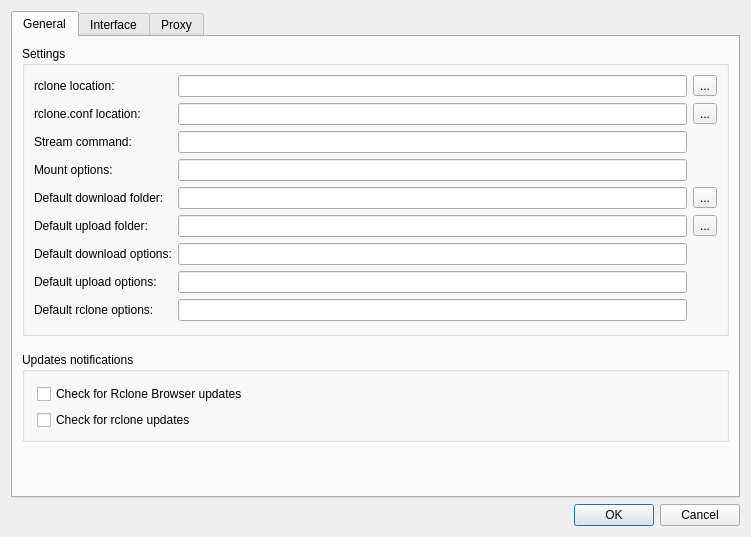
<?xml version="1.0" encoding="UTF-8"?>
<ui version="4.0">
 <class>PreferencesDialog</class>
 <widget class="QDialog" name="PreferencesDialog">
  <property name="geometry">
   <rect>
    <x>0</x>
    <y>0</y>
    <width>751</width>
    <height>537</height>
   </rect>
  </property>
  <property name="sizePolicy">
   <sizepolicy hsizetype="Preferred" vsizetype="MinimumExpanding">
    <horstretch>0</horstretch>
    <verstretch>0</verstretch>
   </sizepolicy>
  </property>
  <property name="windowTitle">
   <string>Preferences</string>
  </property>
  <layout class="QVBoxLayout" name="verticalLayout">
   <item>
    <widget class="QTabWidget" name="tabWidget">
     <property name="sizePolicy">
      <sizepolicy hsizetype="Expanding" vsizetype="MinimumExpanding">
       <horstretch>0</horstretch>
       <verstretch>0</verstretch>
      </sizepolicy>
     </property>
     <property name="currentIndex">
      <number>0</number>
     </property>
     <widget class="QWidget" name="tab_4">
      <attribute name="title">
       <string>General</string>
      </attribute>
      <layout class="QVBoxLayout" name="verticalLayout_5">
       <item>
        <widget class="QGroupBox" name="groupBox_2">
         <property name="title">
          <string>Settings</string>
         </property>
         <property name="flat">
          <bool>false</bool>
         </property>
         <property name="checkable">
          <bool>false</bool>
         </property>
         <layout class="QGridLayout" name="gridLayout_3">
          <property name="bottomMargin">
           <number>12</number>
          </property>
          <property name="horizontalSpacing">
           <number>-1</number>
          </property>
          <item row="0" column="2">
           <widget class="QToolButton" name="rcloneBrowse">
            <property name="text">
             <string>...</string>
            </property>
           </widget>
          </item>
          <item row="4" column="0">
           <widget class="QLabel" name="label">
            <property name="text">
             <string>rclone.conf location:</string>
            </property>
            <property name="buddy">
             <cstring>rcloneConf</cstring>
            </property>
           </widget>
          </item>
          <item row="14" column="0">
           <widget class="QLabel" name="label_12">
            <property name="text">
             <string>Default rclone options:</string>
            </property>
            <property name="buddy">
             <cstring>defaultRcloneOptions</cstring>
            </property>
           </widget>
          </item>
          <item row="11" column="2">
           <widget class="QToolButton" name="defaultUploadDirBrowse">
            <property name="text">
             <string>...</string>
            </property>
           </widget>
          </item>
          <item row="0" column="1">
           <widget class="QLineEdit" name="rclone">
            <property name="toolTip">
             <string>&lt;html&gt;&lt;head/&gt;&lt;body&gt;&lt;p&gt;rclone executable file location&lt;/p&gt;&lt;/body&gt;&lt;/html&gt;</string>
            </property>
           </widget>
          </item>
          <item row="7" column="0">
           <widget class="QLabel" name="mountLabel">
            <property name="text">
             <string>Mount options:</string>
            </property>
            <property name="buddy">
             <cstring>mount</cstring>
            </property>
           </widget>
          </item>
          <item row="12" column="1">
           <widget class="QLineEdit" name="defaultDownloadOptions">
            <property name="toolTip">
             <string>&lt;html&gt;&lt;head/&gt;&lt;body&gt;&lt;p&gt;extra rclone options used for downloads&lt;/p&gt;&lt;/body&gt;&lt;/html&gt;</string>
            </property>
           </widget>
          </item>
          <item row="9" column="1">
           <widget class="QLineEdit" name="defaultDownloadDir">
            <property name="toolTip">
             <string>&lt;html&gt;&lt;head/&gt;&lt;body&gt;&lt;p&gt;default download folder used for transfers&lt;/p&gt;&lt;/body&gt;&lt;/html&gt;</string>
            </property>
           </widget>
          </item>
          <item row="0" column="0">
           <widget class="QLabel" name="label_1">
            <property name="text">
             <string>rclone location:</string>
            </property>
            <property name="buddy">
             <cstring>rclone</cstring>
            </property>
           </widget>
          </item>
          <item row="4" column="2">
           <widget class="QToolButton" name="rcloneConfBrowse">
            <property name="text">
             <string>...</string>
            </property>
           </widget>
          </item>
          <item row="4" column="1">
           <widget class="QLineEdit" name="rcloneConf">
            <property name="toolTip">
             <string>&lt;html&gt;&lt;head/&gt;&lt;body&gt;&lt;p&gt;rclone configuration file locaction. if empty default location defined by rclone is used&lt;/p&gt;&lt;/body&gt;&lt;/html&gt;</string>
            </property>
           </widget>
          </item>
          <item row="13" column="0">
           <widget class="QLabel" name="label_11">
            <property name="text">
             <string>Default upload options:</string>
            </property>
            <property name="buddy">
             <cstring>defaultUploadOptions</cstring>
            </property>
           </widget>
          </item>
          <item row="6" column="0">
           <widget class="QLabel" name="label_2">
            <property name="text">
             <string>Stream command:</string>
            </property>
            <property name="buddy">
             <cstring>stream</cstring>
            </property>
           </widget>
          </item>
          <item row="7" column="1">
           <widget class="QLineEdit" name="mount">
            <property name="toolTip">
             <string>&lt;html&gt;&lt;head/&gt;&lt;body&gt;&lt;p&gt;options used by rclone for remotes mounting&lt;/p&gt;&lt;/body&gt;&lt;/html&gt;</string>
            </property>
           </widget>
          </item>
          <item row="13" column="1">
           <widget class="QLineEdit" name="defaultUploadOptions">
            <property name="toolTip">
             <string>&lt;html&gt;&lt;head/&gt;&lt;body&gt;&lt;p&gt;extra rclone options used for uploads&lt;/p&gt;&lt;/body&gt;&lt;/html&gt;</string>
            </property>
           </widget>
          </item>
          <item row="11" column="1">
           <widget class="QLineEdit" name="defaultUploadDir">
            <property name="toolTip">
             <string>&lt;html&gt;&lt;head/&gt;&lt;body&gt;&lt;p&gt;default upload folder used for transfers&lt;/p&gt;&lt;/body&gt;&lt;/html&gt;</string>
            </property>
           </widget>
          </item>
          <item row="9" column="0">
           <widget class="QLabel" name="label_d">
            <property name="text">
             <string>Default download folder:</string>
            </property>
            <property name="buddy">
             <cstring>defaultDownloadDir</cstring>
            </property>
           </widget>
          </item>
          <item row="12" column="0">
           <widget class="QLabel" name="label_10">
            <property name="text">
             <string>Default download options:</string>
            </property>
            <property name="buddy">
             <cstring>defaultDownloadOptions</cstring>
            </property>
           </widget>
          </item>
          <item row="9" column="2">
           <widget class="QToolButton" name="defaultDownloadDirBrowse">
            <property name="text">
             <string>...</string>
            </property>
           </widget>
          </item>
          <item row="14" column="1">
           <widget class="QLineEdit" name="defaultRcloneOptions">
            <property name="toolTip">
             <string>&lt;html&gt;&lt;head/&gt;&lt;body&gt;&lt;p&gt;extra rclone options used for all operations&lt;/p&gt;&lt;/body&gt;&lt;/html&gt;</string>
            </property>
           </widget>
          </item>
          <item row="11" column="0">
           <widget class="QLabel" name="label_u">
            <property name="text">
             <string>Default upload folder:</string>
            </property>
            <property name="buddy">
             <cstring>defaultUploadDir</cstring>
            </property>
           </widget>
          </item>
          <item row="6" column="1">
           <widget class="QLineEdit" name="stream">
            <property name="toolTip">
             <string>&lt;html&gt;&lt;head/&gt;&lt;body&gt;&lt;p&gt;location of audio/video player used for streaming, $file_name variable can be used to substitute streamed filename e.g.:&lt;/p&gt;&lt;p&gt;vlc.app --meta-title &amp;quot;$file_name&amp;quot; -&lt;br/&gt;mpv.exe&amp;quot; - --title=&amp;quot;$file_name&amp;quot;&lt;/p&gt;&lt;/body&gt;&lt;/html&gt;</string>
            </property>
           </widget>
          </item>
         </layout>
         <zorder>label_u</zorder>
         <zorder>label_d</zorder>
         <zorder>label_11</zorder>
         <zorder>label_12</zorder>
         <zorder>label_2</zorder>
         <zorder>mountLabel</zorder>
         <zorder>label_10</zorder>
         <zorder>label</zorder>
         <zorder>label_1</zorder>
         <zorder>defaultUploadOptions</zorder>
         <zorder>defaultRcloneOptions</zorder>
         <zorder>defaultDownloadOptions</zorder>
         <zorder>defaultUploadDir</zorder>
         <zorder>defaultDownloadDirBrowse</zorder>
         <zorder>defaultUploadDirBrowse</zorder>
         <zorder>mount</zorder>
         <zorder>stream</zorder>
         <zorder>rcloneConf</zorder>
         <zorder>rclone</zorder>
         <zorder>rcloneBrowse</zorder>
         <zorder>rcloneConfBrowse</zorder>
         <zorder>defaultDownloadDir</zorder>
        </widget>
       </item>
       <item>
        <spacer name="verticalSpacer1">
         <property name="orientation">
          <enum>Qt::Vertical</enum>
         </property>
         <property name="sizeType">
          <enum>QSizePolicy::Fixed</enum>
         </property>
         <property name="sizeHint" stdset="0">
          <size>
           <width>0</width>
           <height>10</height>
          </size>
         </property>
        </spacer>
       </item>
       <item>
        <widget class="QGroupBox" name="groupBox_4">
         <property name="sizePolicy">
          <sizepolicy hsizetype="Preferred" vsizetype="Fixed">
           <horstretch>0</horstretch>
           <verstretch>0</verstretch>
          </sizepolicy>
         </property>
         <property name="title">
          <string>Updates notifications</string>
         </property>
         <property name="flat">
          <bool>false</bool>
         </property>
         <layout class="QVBoxLayout" name="verticalLayout_4">
          <property name="leftMargin">
           <number>12</number>
          </property>
          <property name="topMargin">
           <number>12</number>
          </property>
          <item>
           <widget class="QCheckBox" name="checkRcloneBrowserUpdates">
            <property name="toolTip">
             <string>&lt;html&gt;&lt;head/&gt;&lt;body&gt;&lt;p&gt;check daily for Rclone Browser availability&lt;/p&gt;&lt;/body&gt;&lt;/html&gt;</string>
            </property>
            <property name="text">
             <string>Check for Rclone Browser updates</string>
            </property>
           </widget>
          </item>
          <item>
           <widget class="QCheckBox" name="checkRcloneUpdates">
            <property name="toolTip">
             <string>&lt;html&gt;&lt;head/&gt;&lt;body&gt;&lt;p&gt;check daily for rclone availability&lt;/p&gt;&lt;/body&gt;&lt;/html&gt;</string>
            </property>
            <property name="text">
             <string>Check for rclone updates</string>
            </property>
           </widget>
          </item>
         </layout>
        </widget>
       </item>
       <item>
        <spacer name="verticalSpacer_General">
         <property name="orientation">
          <enum>Qt::Vertical</enum>
         </property>
         <property name="sizeHint" stdset="0">
          <size>
           <width>20</width>
           <height>0</height>
          </size>
         </property>
        </spacer>
       </item>
      </layout>
     </widget>
     <widget class="QWidget" name="tab_2">
      <attribute name="title">
       <string>Interface</string>
      </attribute>
      <layout class="QVBoxLayout" name="verticalLayout_2">
       <item>
        <widget class="QGroupBox" name="groupBox_3">
         <property name="title">
          <string>System Tray</string>
         </property>
         <layout class="QGridLayout" name="gridLayout_4">
          <item row="0" column="0">
           <widget class="QCheckBox" name="alwaysShowInTray">
            <property name="text">
             <string>Always show in system tray</string>
            </property>
           </widget>
          </item>
          <item row="1" column="0">
           <widget class="QCheckBox" name="closeToTray">
            <property name="text">
             <string>Close to system tray</string>
            </property>
           </widget>
          </item>
          <item row="2" column="0">
           <widget class="QCheckBox" name="notifyFinishedTransfers">
            <property name="text">
             <string>Notify about finished transfers</string>
            </property>
           </widget>
          </item>
         </layout>
        </widget>
       </item>
       <item>
        <spacer name="verticalSpacer2">
         <property name="orientation">
          <enum>Qt::Vertical</enum>
         </property>
         <property name="sizeType">
          <enum>QSizePolicy::Fixed</enum>
         </property>
         <property name="sizeHint" stdset="0">
          <size>
           <width>0</width>
           <height>10</height>
          </size>
         </property>
        </spacer>
       </item>
       <item>
        <widget class="QGroupBox" name="groupBox">
         <property name="title">
          <string>User Interface</string>
         </property>
         <layout class="QGridLayout" name="gridLayout">
          <item row="1" column="0" colspan="2">
           <widget class="QCheckBox" name="showFileIcons">
            <property name="sizePolicy">
             <sizepolicy hsizetype="Fixed" vsizetype="Fixed">
              <horstretch>0</horstretch>
              <verstretch>0</verstretch>
             </sizepolicy>
            </property>
            <property name="text">
             <string>Show file icons</string>
            </property>
           </widget>
          </item>
          <item row="3" column="0" colspan="2">
           <widget class="QCheckBox" name="rowColors">
            <property name="text">
             <string>Alternating row colours</string>
            </property>
           </widget>
          </item>
          <item row="4" column="0">
           <widget class="QCheckBox" name="showHidden">
            <property name="text">
             <string>Show hidden files and folders</string>
            </property>
           </widget>
          </item>
          <item row="5" column="0" colspan="3">
           <widget class="QLabel" name="info">
            <property name="text">
             <string>Changing above options will require reopening remote tabs.</string>
            </property>
           </widget>
          </item>
          <item row="7" column="0" colspan="3">
           <widget class="QLabel" name="darkMode_info">
            <property name="text">
             <string>Changing this option will require restarting the app.</string>
            </property>
           </widget>
          </item>
          <item row="0" column="0" colspan="2">
           <widget class="QCheckBox" name="showFolderIcons">
            <property name="sizePolicy">
             <sizepolicy hsizetype="Fixed" vsizetype="Fixed">
              <horstretch>0</horstretch>
              <verstretch>0</verstretch>
             </sizepolicy>
            </property>
            <property name="text">
             <string>Show folder icons</string>
            </property>
           </widget>
          </item>
          <item row="6" column="0">
           <widget class="QCheckBox" name="darkMode">
            <property name="text">
             <string>Enable dark mode</string>
            </property>
           </widget>
          </item>
          <item row="8" column="0">
           <widget class="QCheckBox" name="iconOnly2">
            <property name="text">
             <string>Enable IconOnlyV2</string>
            </property>
           </widget>
          </item>
         </layout>
        </widget>
       </item>
       <item>
        <spacer name="verticalSpacer3">
         <property name="orientation">
          <enum>Qt::Vertical</enum>
         </property>
         <property name="sizeType">
          <enum>QSizePolicy::Fixed</enum>
         </property>
         <property name="sizeHint" stdset="0">
          <size>
           <width>0</width>
           <height>10</height>
          </size>
         </property>
        </spacer>
       </item>
       <item>
        <widget class="QGroupBox" name="groupBox_5">
         <property name="enabled">
          <bool>true</bool>
         </property>
         <property name="sizePolicy">
          <sizepolicy hsizetype="Preferred" vsizetype="Fixed">
           <horstretch>0</horstretch>
           <verstretch>0</verstretch>
          </sizepolicy>
         </property>
         <property name="title">
          <string>Remotes icons size</string>
         </property>
         <layout class="QHBoxLayout" name="horizontalLayout">
          <item>
           <widget class="QCheckBox" name="cb_small">
            <property name="text">
             <string>Small</string>
            </property>
            <property name="autoExclusive">
             <bool>true</bool>
            </property>
            <property name="tristate">
             <bool>false</bool>
            </property>
           </widget>
          </item>
          <item>
           <widget class="QCheckBox" name="cb_medium">
            <property name="text">
             <string>Medium</string>
            </property>
            <property name="checked">
             <bool>true</bool>
            </property>
            <property name="autoExclusive">
             <bool>true</bool>
            </property>
           </widget>
          </item>
          <item>
           <widget class="QCheckBox" name="cb_large">
            <property name="text">
             <string>Large</string>
            </property>
            <property name="autoExclusive">
             <bool>true</bool>
            </property>
           </widget>
          </item>
          <item>
           <widget class="QCheckBox" name="cb_sm">
            <property name="text">
             <string>M</string>
            </property>
            <property name="autoExclusive">
             <bool>true</bool>
            </property>
           </widget>
          </item>
          <item>
           <widget class="QCheckBox" name="cb_sl">
            <property name="text">
             <string>L</string>
            </property>
            <property name="autoExclusive">
             <bool>true</bool>
            </property>
           </widget>
          </item>
          <item>
           <widget class="QCheckBox" name="cb_sxl">
            <property name="text">
             <string>XL</string>
            </property>
            <property name="autoExclusive">
             <bool>true</bool>
            </property>
           </widget>
          </item>
		  <item>
           <widget class="QCheckBox" name="cb_sxxl">
            <property name="text">
             <string>XXL</string>
            </property>
            <property name="autoExclusive">
             <bool>true</bool>
            </property>
           </widget>
          </item>
          <item>
           <widget class="QCheckBox" name="cb_sxxxl">
            <property name="text">
             <string>XXXL</string>
            </property>
            <property name="autoExclusive">
             <bool>true</bool>
            </property>
           </widget>
          </item>
          <item>
           <spacer name="horizontalSpacer">
            <property name="orientation">
             <enum>Qt::Horizontal</enum>
            </property>
            <property name="sizeHint" stdset="0">
             <size>
              <width>40</width>
              <height>20</height>
             </size>
            </property>
           </spacer>
          </item>
         </layout>
        </widget>
       </item>
       <item>
        <spacer name="verticalSpacer_Interface">
         <property name="orientation">
          <enum>Qt::Vertical</enum>
         </property>
         <property name="sizeHint" stdset="0">
          <size>
           <width>20</width>
           <height>0</height>
          </size>
         </property>
        </spacer>
       </item>
      </layout>
     </widget>
     <widget class="QWidget" name="tab">
      <attribute name="title">
       <string>Proxy</string>
      </attribute>
      <layout class="QVBoxLayout" name="verticalLayout_3">
       <item>
        <widget class="QGroupBox" name="groupBox_6">
         <property name="title">
          <string>Connection settings</string>
         </property>
         <layout class="QGridLayout" name="gridLayout_2">
          <item row="2" column="0">
           <widget class="QCheckBox" name="useProxy">
            <property name="toolTip">
             <string>&lt;html&gt;&lt;head/&gt;&lt;body&gt;&lt;p&gt;rclone will use proxy defined below to access Internet&lt;/p&gt;&lt;/body&gt;&lt;/html&gt;</string>
            </property>
            <property name="text">
             <string>Use manual proxy configuration</string>
            </property>
            <property name="autoExclusive">
             <bool>true</bool>
            </property>
           </widget>
          </item>
          <item row="0" column="0" colspan="2">
           <widget class="QCheckBox" name="useSystemSettings">
            <property name="sizePolicy">
             <sizepolicy hsizetype="Fixed" vsizetype="Fixed">
              <horstretch>0</horstretch>
              <verstretch>0</verstretch>
             </sizepolicy>
            </property>
            <property name="toolTip">
             <string>&lt;html&gt;&lt;head/&gt;&lt;body&gt;&lt;p&gt;rclone will use OS defined internet access&lt;/p&gt;&lt;/body&gt;&lt;/html&gt;</string>
            </property>
            <property name="text">
             <string>Use system settings</string>
            </property>
            <property name="checked">
             <bool>true</bool>
            </property>
            <property name="autoExclusive">
             <bool>true</bool>
            </property>
           </widget>
          </item>
         </layout>
        </widget>
       </item>
       <item>
        <spacer name="verticalSpacer4">
         <property name="orientation">
          <enum>Qt::Vertical</enum>
         </property>
         <property name="sizeType">
          <enum>QSizePolicy::Fixed</enum>
         </property>
         <property name="sizeHint" stdset="0">
          <size>
           <width>0</width>
           <height>10</height>
          </size>
         </property>
        </spacer>
       </item>
       <item>
        <widget class="QGroupBox" name="groupBox_8">
         <property name="title">
          <string>Manual proxy configuration</string>
         </property>
         <layout class="QGridLayout" name="gridLayout_5">
          <item row="2" column="1">
           <widget class="QLineEdit" name="no_proxy">
            <property name="toolTip">
             <string>e.g. localhost,127.0.0.0/8,cs.aliyuncs.com</string>
            </property>
           </widget>
          </item>
          <item row="0" column="1">
           <widget class="QLineEdit" name="http_proxy">
            <property name="toolTip">
             <string>e.g. http://127.0.0.1:1087</string>
            </property>
           </widget>
          </item>
          <item row="0" column="0">
           <widget class="QLabel" name="label_3">
            <property name="text">
             <string>http_proxy:</string>
            </property>
            <property name="buddy">
             <cstring>http_proxy</cstring>
            </property>
           </widget>
          </item>
          <item row="3" column="1">
           <widget class="QLabel" name="info_2">
            <property name="text">
             <string>&lt;html&gt;&lt;head/&gt;&lt;body&gt;&lt;p&gt;&lt;br/&gt;&lt;/p&gt;&lt;/body&gt;&lt;/html&gt;</string>
            </property>
           </widget>
          </item>
          <item row="2" column="0">
           <widget class="QLabel" name="label_5">
            <property name="text">
             <string>no_proxy:</string>
            </property>
            <property name="buddy">
             <cstring>no_proxy</cstring>
            </property>
           </widget>
          </item>
          <item row="1" column="1">
           <widget class="QLineEdit" name="https_proxy">
            <property name="toolTip">
             <string>e.g. https://127.0.0.1:1087</string>
            </property>
           </widget>
          </item>
          <item row="1" column="0">
           <widget class="QLabel" name="label_4">
            <property name="text">
             <string>https_proxy:</string>
            </property>
            <property name="buddy">
             <cstring>https_proxy</cstring>
            </property>
           </widget>
          </item>
         </layout>
        </widget>
       </item>
       <item>
        <widget class="QLabel" name="info_4">
         <property name="text">
          <string>For proxy settings changes to take effect Rclone Browser has to be restarted.</string>
         </property>
        </widget>
       </item>
       <item>
        <spacer name="verticalSpacer_Proxy">
         <property name="orientation">
          <enum>Qt::Vertical</enum>
         </property>
         <property name="sizeHint" stdset="0">
          <size>
           <width>20</width>
           <height>0</height>
          </size>
         </property>
        </spacer>
       </item>
      </layout>
     </widget>
    </widget>
   </item>
   <item>
    <widget class="QDialogButtonBox" name="buttonBox">
     <property name="orientation">
      <enum>Qt::Horizontal</enum>
     </property>
     <property name="standardButtons">
      <set>QDialogButtonBox::Cancel|QDialogButtonBox::Ok</set>
     </property>
    </widget>
   </item>
  </layout>
 </widget>
 <tabstops>
  <tabstop>rclone</tabstop>
  <tabstop>rcloneBrowse</tabstop>
  <tabstop>rcloneConf</tabstop>
  <tabstop>rcloneConfBrowse</tabstop>
  <tabstop>stream</tabstop>
  <tabstop>mount</tabstop>
  <tabstop>defaultDownloadDir</tabstop>
  <tabstop>defaultDownloadDirBrowse</tabstop>
  <tabstop>defaultUploadDir</tabstop>
  <tabstop>defaultUploadDirBrowse</tabstop>
  <tabstop>defaultDownloadOptions</tabstop>
  <tabstop>defaultUploadOptions</tabstop>
  <tabstop>defaultRcloneOptions</tabstop>
  <tabstop>checkRcloneBrowserUpdates</tabstop>
  <tabstop>checkRcloneUpdates</tabstop>
  <tabstop>tabWidget</tabstop>
  <tabstop>alwaysShowInTray</tabstop>
  <tabstop>closeToTray</tabstop>
  <tabstop>notifyFinishedTransfers</tabstop>
  <tabstop>showFolderIcons</tabstop>
  <tabstop>showFileIcons</tabstop>
  <tabstop>rowColors</tabstop>
  <tabstop>showHidden</tabstop>
  <tabstop>darkMode</tabstop>
  <tabstop>iconOnly2</tabstop>
  <tabstop>cb_small</tabstop>
  <tabstop>cb_medium</tabstop>
  <tabstop>cb_large</tabstop>
  <tabstop>cb_sm</tabstop>
  <tabstop>cb_sl</tabstop>
  <tabstop>cb_sxl</tabstop>
  <tabstop>cb_sxxl</tabstop>
  <tabstop>cb_sxxxl</tabstop>
  <tabstop>useSystemSettings</tabstop>
  <tabstop>useProxy</tabstop>
  <tabstop>http_proxy</tabstop>
  <tabstop>https_proxy</tabstop>
  <tabstop>no_proxy</tabstop>
 </tabstops>
 <resources/>
 <connections>
  <connection>
   <sender>buttonBox</sender>
   <signal>accepted()</signal>
   <receiver>PreferencesDialog</receiver>
   <slot>accept()</slot>
   <hints>
    <hint type="sourcelabel">
     <x>268</x>
     <y>512</y>
    </hint>
    <hint type="destinationlabel">
     <x>157</x>
     <y>274</y>
    </hint>
   </hints>
  </connection>
  <connection>
   <sender>buttonBox</sender>
   <signal>rejected()</signal>
   <receiver>PreferencesDialog</receiver>
   <slot>reject()</slot>
   <hints>
    <hint type="sourcelabel">
     <x>336</x>
     <y>512</y>
    </hint>
    <hint type="destinationlabel">
     <x>286</x>
     <y>274</y>
    </hint>
   </hints>
  </connection>
 </connections>
</ui>
